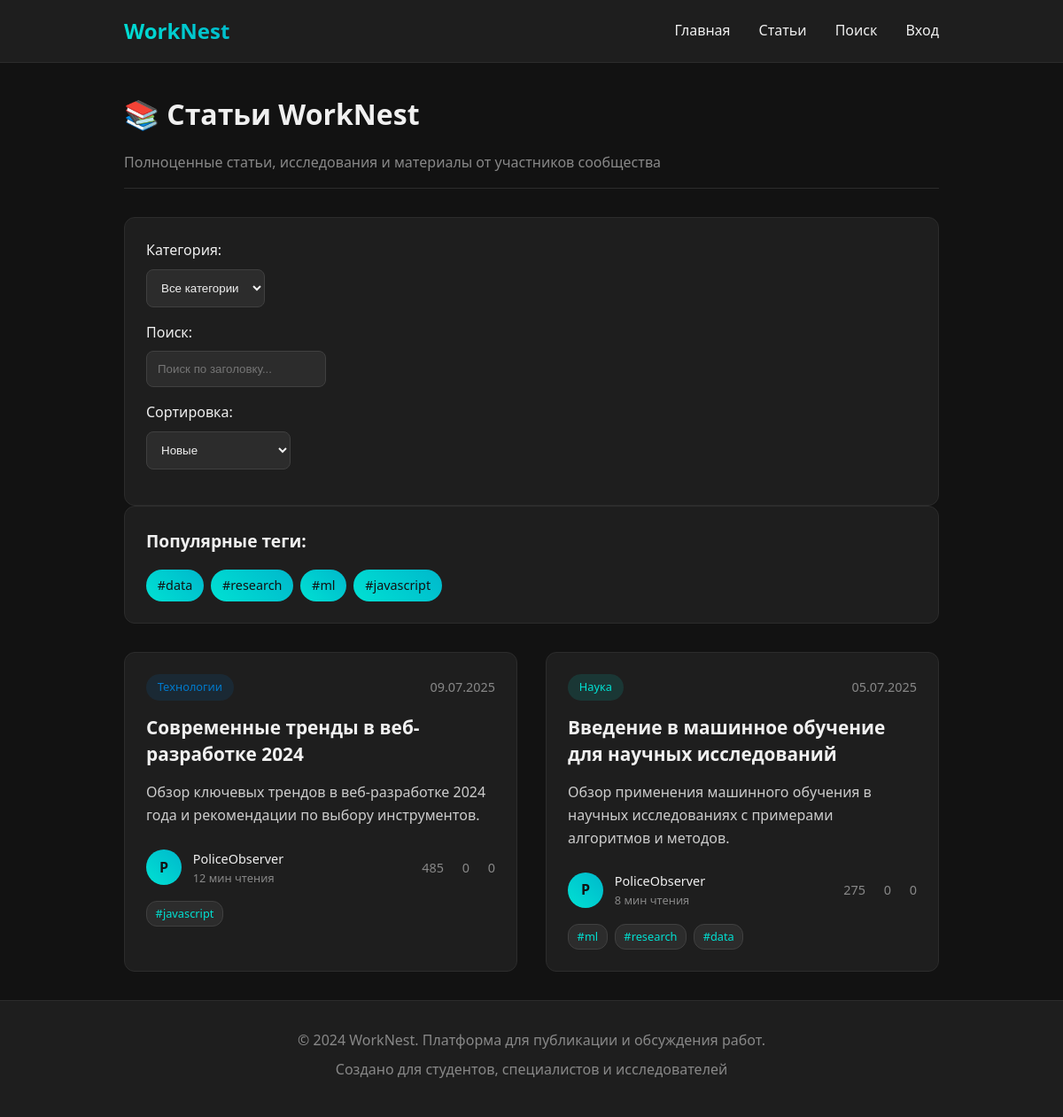
The page /articles on the database its author committed.
### models.py (models this page shows, shortened)
class Tag(db.Model):
    id = db.Column(db.Integer, primary_key=True)
    name = db.Column(db.String(64), unique=True, nullable=False)
    description = db.Column(db.Text, nullable=True)
    color = db.Column(db.String(7), default='#00e1d3')  # Цвет тега в hex
    created_at = db.Column(db.DateTime, default=datetime.utcnow)

class Article(db.Model):
    id = db.Column(db.Integer, primary_key=True)
    user_id = db.Column(db.Integer, db.ForeignKey('user.id'), nullable=False)
    title = db.Column(db.String(256), nullable=False)
    content = db.Column(db.Text, nullable=False)  # Markdown содержимое
    summary = db.Column(db.Text, nullable=True)  # Краткое описание
    cover_image = db.Column(db.String(256), nullable=True)
    created_at = db.Column(db.DateTime, default=datetime.utcnow)
    updated_at = db.Column(db.DateTime, nullable=True)
    published_at = db.Column(db.DateTime, nullable=True)
    category_id = db.Column(db.Integer, db.ForeignKey('category.id'), nullable=True)
    is_published = db.Column(db.Boolean, default=False)
    is_featured = db.Column(db.Boolean, default=False)  # Рекомендуемая статья
    reading_time = db.Column(db.Integer, default=0)  # Время чтения в минутах
    views_count = db.Column(db.Integer, default=0)
    user = db.relationship('User', backref=db.backref('articles', lazy=True))
    category = db.relationship('Category', backref=db.backref('articles', lazy=True))
    tags = db.relationship('Tag', secondary=article_tags, backref=db.backref('articles', lazy='dynamic'))

class Category(db.Model):
    id = db.Column(db.Integer, primary_key=True)
    name = db.Column(db.String(64), unique=True, nullable=False)
    description = db.Column(db.Text, nullable=True)
    color = db.Column(db.String(7), default='#00e1d3')
    icon = db.Column(db.String(32), nullable=True)  # Иконка для категории
    created_at = db.Column(db.DateTime, default=datetime.utcnow)

class User(db.Model):
    id = db.Column(db.Integer, primary_key=True)
    username = db.Column(db.String(64), unique=True, nullable=False)
    email = db.Column(db.String(120), unique=True, nullable=False)
    password_hash = db.Column(db.String(256), nullable=False)  # Увеличено до 256
    status = db.Column(db.String(64))
    show_status = db.Column(db.Boolean, default=True)
    bio = db.Column(db.Text)
    show_bio = db.Column(db.Boolean, default=True)
    avatar = db.Column(db.String(256))  # путь к файлу аватара
    full_name = db.Column(db.String(128), nullable=True)
    show_full_name = db.Column(db.Boolean, default=True)
    degree = db.Column(db.String(64), nullable=True)
    show_degree = db.Column(db.Boolean, default=True)
    interests = db.Column(db.String(256), nullable=True)
    show_interests = db.Column(db.Boolean, default=True)
    organization = db.Column(db.String(128), nullable=True)
    show_organization = db.Column(db.Boolean, default=True)
    location = db.Column(db.String(128), nullable=True)
    show_location = db.Column(db.Boolean, default=True)
    scholar_links = db.Column(db.String(512), nullable=True)  # ссылки через запятую или json
    show_scholar_links = db.Column(db.Boolean, default=True)
    website = db.Column(db.String(256), nullable=True)
    show_website = db.Column(db.Boolean, default=True)
    birthdate = db.Column(db.String(32), nullable=True)  # строкой для простоты
    show_birthdate = db.Column(db.Boolean, default=True)
    public_email = db.Column(db.String(120), nullable=True)
    show_public_email = db.Column(db.Boolean, default=True)
    telegram = db.Column(db.String(64), nullable=True)
    show_telegram = db.Column(db.Boolean, default=True)
    last_seen = db.Column(db.DateTime, default=datetime.utcnow)
    is_online = db.Column(db.Boolean, default=False)
    role = db.Column(db.String(32), default='user')  # user, moderator, admin
    is_banned = db.Column(db.Boolean, default=False)
    ban_reason = db.Column(db.String(256), nullable=True)
    ban_until = db.Column(db.DateTime, nullable=True)

### app.py (the view)
@app.route('/articles')
def articles_page():
    user_id = session.get('user_id')
    category_id = request.args.get('category')
    tag_name = request.args.get('tag')
    author_id = request.args.get('author')
    query = Article.query.filter_by(is_published=True)
    if category_id:
        query = query.filter_by(category_id=category_id)
    if tag_name:
        query = query.join(Article.tags).filter(Tag.name == tag_name)
    if author_id:
        query = query.filter_by(user_id=author_id)
    articles = query.order_by(Article.created_at.desc()).all()
    for article in articles:
        article.author = User.query.get(article.user_id)
        article.category = Category.query.get(article.category_id) if article.category_id else None
        article.likes_count = Like.query.filter_by(article_id=article.id).count()
        article.comments_count = Comment.query.filter_by(article_id=article.id).count()
        article.liked_by_current = False
        if user_id:
            article.liked_by_current = Like.query.filter_by(article_id=article.id, user_id=user_id).first() is not None
    categories = Category.query.all()
    popular_tags = Tag.query.join(Article.tags).group_by(Tag.id).order_by(db.func.count(Article.id).desc()).limit(10).all()
    return render_template('articles.html',
                         articles=articles,
                         categories=categories,
                         popular_tags=popular_tags,
                         current_category=category_id,
                         current_tag=tag_name,
                         current_author=author_id)

### app.py (called while the page is built)
@app.before_request
def update_online_status():
    if 'user_id' in session:
        user = User.query.get(session['user_id'])
        if user:
            user.last_seen = datetime.utcnow()
            user.is_online = True
            db.session.commit()

@app.context_processor
def inject_user():
    user_id = session.get('user_id')
    if user_id:
        user = User.query.get(user_id)
        return dict(current_user=user, is_user_online=is_user_online)
    return dict(current_user=None, is_user_online=is_user_online)

### templates/articles.html (shortened to what this page needs)
{% extends "base.html" %}
{% block content %}
<div class="fade-in">
    <div class="articles-header">
        <div class="row">
            <div class="col-md-8">
                <h1 style="color: #f0f0f0; margin-bottom: 1rem;">
                    📚 Статьи WorkNest
                </h1>
                <p class="text-muted">Полноценные статьи, исследования и материалы от участников сообщества</p>
            </div>
        </div>
    </div>
    <div class="filters-section mb-4">
        <div class="row">
            <div class="col-md-4">
                <div class="filter-group">
                    <label class="filter-label">Категория:</label>
                    <select id="categoryFilter" class="form-control filter-select">
                        <option value="">Все категории</option>
                    </select>
                </div>
            </div>
            <div class="col-md-4">
                <div class="filter-group">
                    <label class="filter-label">Поиск:</label>
                    <input type="text" id="searchInput" class="form-control" placeholder="Поиск по заголовку...">
                </div>
            </div>
            <div class="col-md-4">
                <div class="filter-group">
                    <label class="filter-label">Сортировка:</label>
                    <select id="sortFilter" class="form-control filter-select">
                        <option value="newest">Новые</option>
                    </select>
                </div>
            </div>
        </div>
    </div>
    {% if popular_tags %}
        <div class="tags-section mb-4">
            <h3 class="section-title">Популярные теги:</h3>
            <div class="tags-container">
                {% for tag in popular_tags %}
                    <a href="/articles?tag={{ tag.name }}" class="tag-link">
                        #{{ tag.name }}
                    </a>
                {% endfor %}
            </div>
        </div>
    {% endif %}
    <div class="articles-grid">
        {% if articles %}
            {% for article in articles %}
                <div class="article-card" data-category="{{ article.category.id if article.category else '' }}"
                     data-title="{{ article.title.lower() }}">
                    <div class="article-content">
                        <div class="article-meta">
                            {% if article.category %}
                                <span class="category-badge" style="background-color: {{ article.category.color }}20; color: {{ article.category.color }};">
                                    {{ article.category.name }}
                                </span>
                            {% endif %}
                            <span class="article-date">{{ article.created_at.strftime('%d.%m.%Y') }}</span>
                        </div>
                        <h3 class="article-title">
                            <a href="/articles/{{ article.id }}">{{ article.title }}</a>
                        </h3>
                        {% if article.summary %}
                            <p class="article-summary">{{ article.summary[:200] }}{% if article.summary|length > 200 %}...{% endif %}</p>
                        {% endif %}
                        <div class="article-footer">
                            <div class="author-info">
                                {% if article.author.avatar %}
                                    <img src="{{ url_for('static', filename=article.author.avatar) }}" alt="{{ article.author.username }}" class="author-avatar">
                                {% else %}
                                    <div class="author-avatar-placeholder">{{ article.author.username[0].upper() }}</div>
                                {% endif %}
                                <div class="author-details">
                                    <span class="author-name">{{ article.author.username }}</span>
                                    <span class="reading-time">{{ article.reading_time }} мин чтения</span>
                                </div>
                            </div>
                            <div class="article-stats">
                                <span class="stat-item">
                                     {{ article.views_count }}
                                </span>
                                <span class="stat-item">
                                     {{ article.likes_count }}
                                </span>
                                <span class="stat-item">
                                     {{ article.comments_count }}
                                </span>
                            </div>
                        </div>
                        {% if article.tags %}
                            <div class="article-tags">
                                {% for tag in article.tags %}
                                    <span class="tag-small">#{{ tag.name }}</span>
                                {% endfor %}
                            </div>
                        {% endif %}
                    </div>
                </div>
            {% endfor %}
        {% endif %}
    </div>
</div>
{% endblock %}

### static/worknest.css (style rules this page uses)
* { margin: 0; padding: 0; box-sizing: border-box; }
body { font-family: 'Segoe UI', Tahoma, Geneva, Verdana, sans-serif; font-size: 16px; line-height: 1.6; background-color: #121212; color: #f0f0f0; min-height: 100vh; }
.stat-item { text-align: center; }
.text-muted { color: #888; }
.fade-in { animation: fadeIn 0.6s ease-out; }

### templates/articles.html (style rules this page uses)
.articles-header { margin-bottom: 2rem; padding-bottom: 1rem; border-bottom: 1px solid #2c2c2c; }
.filters-section { background: #1e1e1e; padding: 1.5rem; border-radius: 12px; border: 1px solid #2c2c2c; }
.filter-group { margin-bottom: 1rem; }
.filter-label { display: block; margin-bottom: 0.5rem; color: #f0f0f0; font-weight: 500; }
.filter-select, .form-control { background: #2c2c2c; border: 1px solid #404040; color: #f0f0f0; border-radius: 8px; padding: 0.75rem; }
.tags-section { background: #1e1e1e; padding: 1.5rem; border-radius: 12px; border: 1px solid #2c2c2c; }
.section-title { color: #f0f0f0; margin-bottom: 1rem; font-size: 1.2rem; }
.tags-container { display: flex; flex-wrap: wrap; gap: 0.5rem; }
.tag-link { background: linear-gradient(45deg, #00e1d3, #00b8cc); color: #121212; padding: 0.4rem 0.8rem; border-radius: 20px; text-decoration: none; font-size: 0.9rem; font-weight: 500; transition: all 0.3s ease; }
.articles-grid { display: grid; grid-template-columns: repeat(auto-fill, minmax(350px, 1fr)); gap: 2rem; margin-top: 2rem; }
.article-card { background: #1e1e1e; border-radius: 12px; border: 1px solid #2c2c2c; overflow: hidden; transition: all 0.3s ease; position: relative; }
.article-content { padding: 1.5rem; }
.article-meta { display: flex; justify-content: space-between; align-items: center; margin-bottom: 1rem; }
.category-badge { padding: 0.3rem 0.8rem; border-radius: 20px; font-size: 0.8rem; font-weight: 500; }
.article-date { color: #888; font-size: 0.9rem; }
.article-title { margin-bottom: 1rem; }
.article-title a { color: #f0f0f0; text-decoration: none; font-size: 1.3rem; font-weight: 600; line-height: 1.3; }
.article-summary { color: #ccc; line-height: 1.6; margin-bottom: 1.5rem; }
.article-footer { display: flex; justify-content: space-between; align-items: center; margin-bottom: 1rem; }
.author-info { display: flex; align-items: center; gap: 0.8rem; }
.author-avatar-placeholder { width: 40px; height: 40px; border-radius: 50%; background: linear-gradient(45deg, #00e1d3, #00b8cc); display: flex; align-items: center; justify-content: center; color: #121212; font-weight: bold; }
.author-details { display: flex; flex-direction: column; }
.author-name { color: #f0f0f0; font-weight: 500; font-size: 0.9rem; }
.reading-time { color: #888; font-size: 0.8rem; }
.article-stats { display: flex; gap: 1rem; }
.stat-item { color: #888; font-size: 0.9rem; display: flex; align-items: center; gap: 0.3rem; }
.article-tags { display: flex; flex-wrap: wrap; gap: 0.5rem; }
.tag-small { background: #2c2c2c; color: #00e1d3; padding: 0.2rem 0.6rem; border-radius: 12px; font-size: 0.8rem; border: 1px solid #404040; }

### rows shown on the page
Tag: name "data"
Tag: name "research"
Tag: name "ml"
Tag: name "javascript"
Article: category.name "Технологии", created_at "09.07.2025", title "Современные тренды в веб-разработке 2024", summary "Обзор ключевых трендов в веб-разработке 2024 года и рекомендации по выбору инструментов.", author "P", author.username "PoliceObserver", reading_time "12", views_count "485", likes_count "0", comments_count "0"
Article: category.name "Наука", created_at "05.07.2025", title "Введение в машинное обучение для научных исследований", summary "Обзор применения машинного обучения в научных исследованиях с примерами алгоритмов и методов.", author "P", author.username "PoliceObserver", reading_time "8", views_count "275", likes_count "0", comments_count "0"
